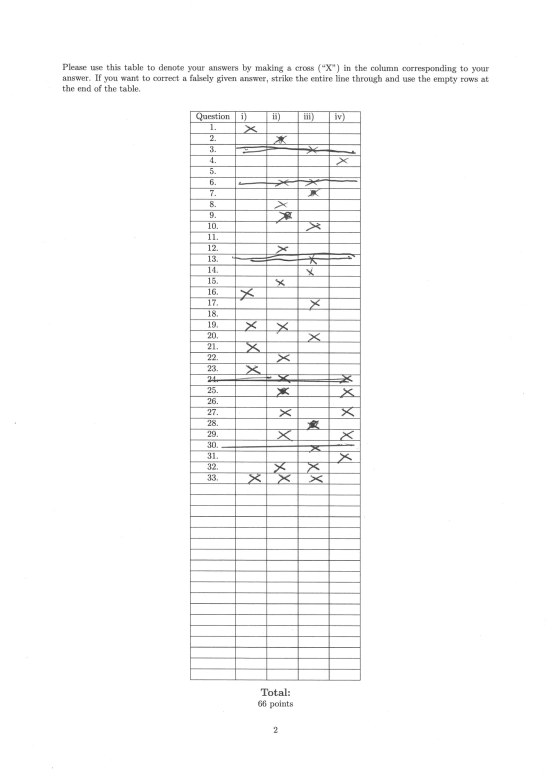
#> input picture scan/scan-04.jpg, 1653 x 2337 px, found by its file name (shown at 1/3 size)
$ python sheet_process.py
#> lines starting #> are read from the running program, lines starting #| are printed output that depends on the picture; after the words box and inside, x2 and y2 are one past the last pixel; in counts of white or black regions, pixels touching at a corner belong together
import numpy as np
import cv2 as cv
from . import geometry
import time
import os
# from .digits_recognization import DigitsString


class Sheet:
    def __init__(self, imgPath, active_threshold_on=False):
        self.imgPath = imgPath
        # assert(os.path.isabs(imgPath))
        self._activate_threshold_on = active_threshold_on
        self.preprocessImg()
        self.detected_crosses = None

    def preprocessImg(self):
        self.img_original = cv.imread(self.imgPath)
#> self.img_original is the input picture: shape (2337, 1653, 3); min 0, max 255, mean 249.8
        if self.img_original is None:
            raise FileNotFoundError(
                'Image can\'t be loaded with the path:{}'.format(self.imgPath)
            )
        self.img_gray = cv.cvtColor(self.img_original, cv.COLOR_RGB2GRAY)
        self.img_gray_3channel = cv.cvtColor(self.img_gray, cv.COLOR_GRAY2RGB)
        # remove noise
        self.img_blur = cv.GaussianBlur(self.img_gray, (5, 5), 0)

        # use activate threshold only in necessary case
        if self._activate_threshold_on:
            self.img_bi = cv.adaptiveThreshold(
                self.img_blur, 255, cv.ADAPTIVE_THRESH_GAUSSIAN_C,
                cv.THRESH_BINARY_INV, 11, 2)
        else:
            _, self.img_bi = cv.threshold(
                self.img_blur, 210, 255, cv.THRESH_BINARY_INV)
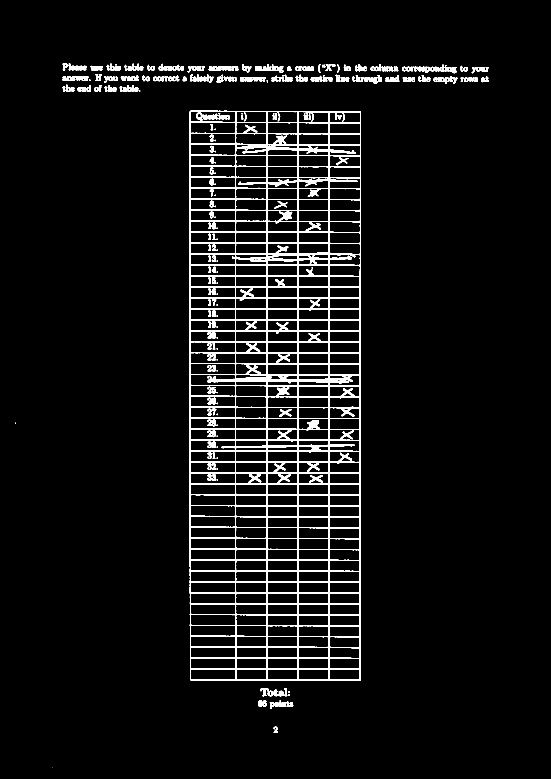
#> self.img_bi: shape (2337, 1653) (shown at 1/3 size); 4.8% white; 232 white regions (54 under 20 px), largest, box (x1, y1, x2, y2) and area: (569, 332, 1083, 2042) 149060, (187, 229, 266, 243) 776, (720, 231, 798, 244) 761
        pass


# class CoverSheet(Sheet):
#     # def __init__(self, ROI, *args, **kwargs):
#     #     super().__init__(*args, **kwargs)
#     #     self.digits_string = DigitsString(
#     #         self.img_bi[ROI[0]:ROI[1], ROI[2]:ROI[3]].copy())
#     pass


class AnswerSheet(Sheet):
    def __init__(
            self,
            img_path,
            nquestions=33,
            save_result=True,
            dst_dir_path='results/',
            dst_file_name=None,
            *args,
            **kwargs):
        self.nquestions = nquestions
        if dst_file_name is None:
            self.dst_img_path = os.path.join(
                dst_dir_path,
                os.path.basename(img_path))
        else:
            self.dst_img_path = os.path.join(
                dst_dir_path,
                dst_file_name)
        self.save_result = save_result
        self.table_info = {'cell_w': None,
                           'cell_h': None,
                           'left_up_corner': [None, None]}  # w,h
        # the answers of this sheet represented as a numpy array
        self.answers = []
        self.default_map = []
        super().__init__(img_path, *args, **kwargs)

    def _findContours(self):
        # set morphology structures size
        structsize = int(self.img_gray.shape[1]/30)
#> structsize = 55

        # hsize for horizontal lines, vsize for vertical lines
        hsize = (structsize, 1)
#> hsize = (55, 1)
        vsize = (1, structsize)
#> vsize = (1, 55)
        # morphology structures
        structure_horizon = cv.getStructuringElement(cv.MORPH_RECT, hsize)
        structure_vertical = cv.getStructuringElement(cv.MORPH_RECT, vsize)
#> structure_vertical = 55 values from 1 to 1

        # erode and dilate images horizontal and vertical
        img_gray_horizon = cv.erode(
            self.img_bi, structure_horizon, (-1, -1))
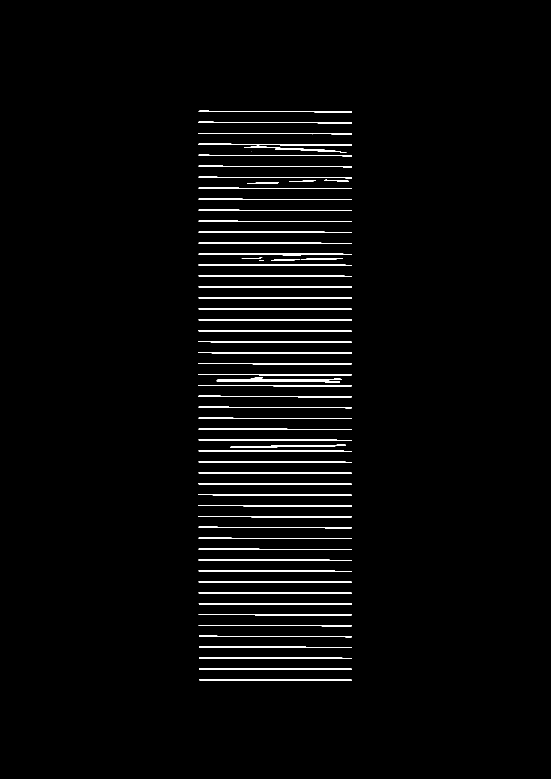
#> img_gray_horizon: shape (2337, 1653) (shown at 1/3 size); 2.1% white; 65 white regions (1 under 20 px), largest, box (x1, y1, x2, y2) and area: (650, 1136, 1026, 1147) 2356, (596, 759, 1056, 767) 1731, (596, 431, 1056, 436) 1663
        img_gray_horizon = cv.dilate(
            img_gray_horizon, structure_horizon, (-1, -1))
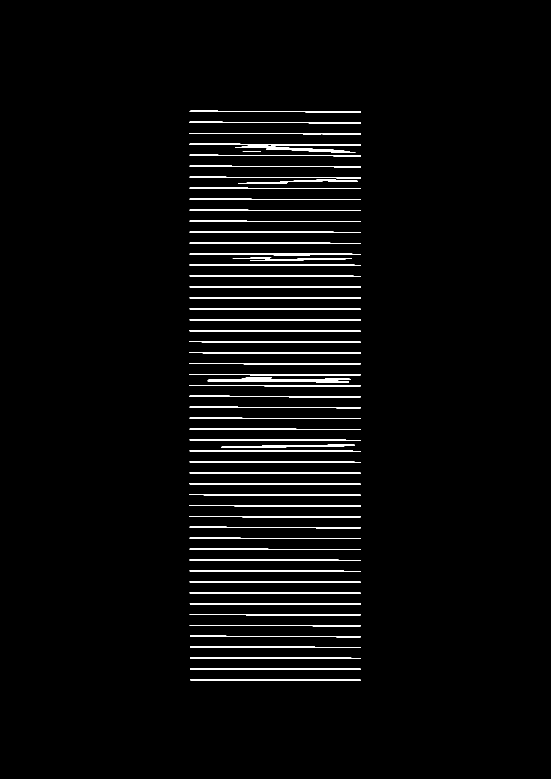
#> img_gray_horizon: shape (2337, 1653) (shown at 1/3 size); 2.6% white; 62 white regions, largest, box (x1, y1, x2, y2) and area: (623, 1136, 1053, 1147) 3004, (569, 759, 1083, 767) 2163, (664, 1334, 1064, 1344) 2053
        # cv.imwrite('D:\img_horizon.png', img_gray_horizon)
        img_gray_vertical = cv.erode(
            self.img_bi, structure_vertical, (-1, -1))
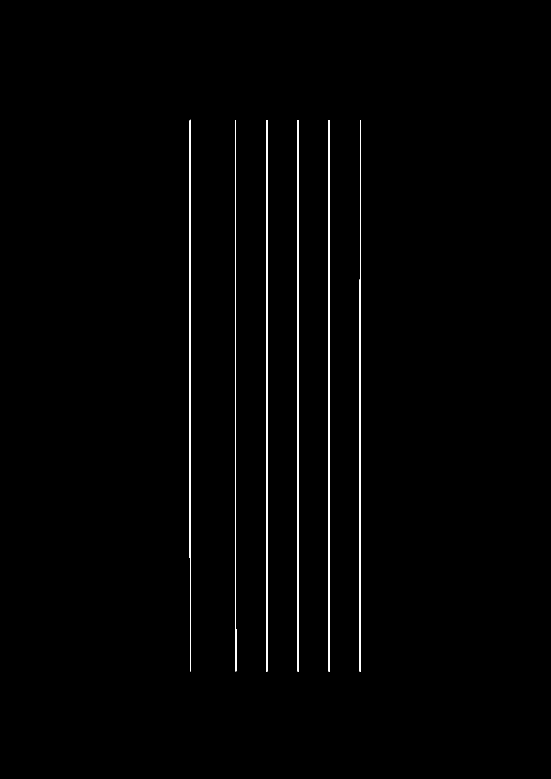
#> img_gray_vertical: shape (2337, 1653) (shown at 1/3 size); 0.84% white; 6 white regions, box (x1, y1, x2, y2) and area: (892, 360, 896, 2015) 6264, (985, 360, 990, 2015) 6252, (705, 360, 709, 2014) 5035, (1079, 361, 1083, 2015) 4993, (799, 360, 802, 2015) 4965, (569, 359, 573, 2014) 4875
        img_gray_vertical = cv.dilate(
            img_gray_vertical, structure_vertical, (-1, -1))
#> img_gray_vertical: shape (2337, 1653); 0.87% white; 6 white regions, box (x1, y1, x2, y2) and area: (985, 333, 990, 2042) 6522, (892, 333, 896, 2042) 6480, (705, 333, 709, 2041) 5251, (1079, 334, 1083, 2042) 5209, (799, 333, 802, 2042) 5127, (569, 332, 573, 2041) 5091
        self.result_binary = cv.addWeighted(
            img_gray_horizon, 1, img_gray_vertical, 1, 0)
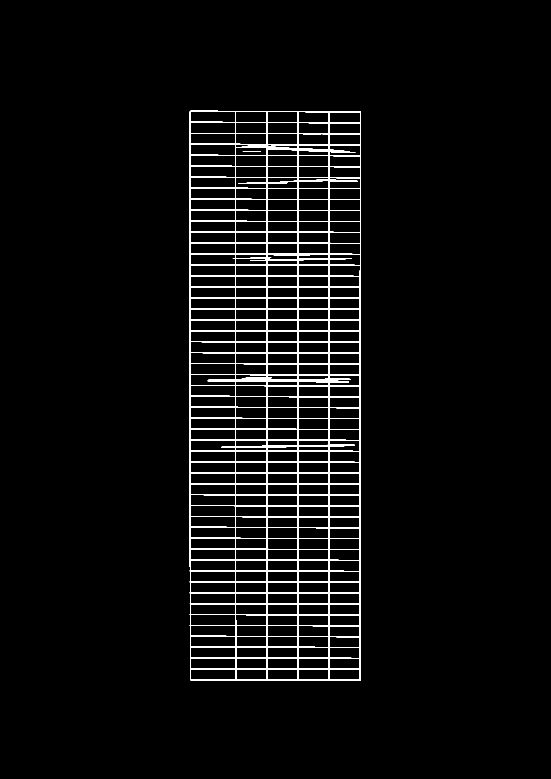
#> self.result_binary: shape (2337, 1653) (shown at 1/3 size); 3.3% white; 2 white regions, box (x1, y1, x2, y2) and area: (569, 332, 1083, 2042) 128726, (728, 455, 783, 456) 55

        # add closing to eliminate the gap in case the horizontal line is broken.
        self.result_binary = cv.morphologyEx(
            self.result_binary, cv.MORPH_CLOSE, np.ones((3, 7)))
#> self.result_binary: shape (2337, 1653); 3.3% white; 2 white regions
        # find contours and be compatible with different version of opencv
        self._contours, self._hierarchy, *_ = cv.findContours(
            self.result_binary, cv.RETR_CCOMP, cv.CHAIN_APPROX_SIMPLE)
#> self._hierarchy = 276 contours, 1 with area under 20; largest, box (x1, y1, x2, y2) and area: (569, 332, 1083, 2042) 874546, (572, 2007, 707, 2039) 4152, (571, 1386, 706, 1418) 4152, (571, 1091, 706, 1123) 4152, (571, 730, 706, 762) 4152

    def findRects(self):
        # make sure contours exists
        if not hasattr(self, '_contours'):
            self._findContours()
        # find all rectangles
        self.rects = []
        for idx, contour in enumerate(reversed(self._contours)):
            # for each closed contour, calculate epsilon for approximation
            epsilon = 0.05 * cv.arcLength(contour, True)
            approx = cv.approxPolyDP(contour, epsilon, True)
            if len(approx) == 4:  # Rectangle has four vertices
                self.rects.append(approx)
#> this loop made 1 pass
#> after the loop, self.rects = []
        # convert to numpy array

    # [279 lines left out: functions mapRects2Table, calculate_cell_w_h, estimate_chopped_lines_center_h, detectCrosses, set_default_map, drawTable and 3 more, not called in this run]

    def run(self):
        starttime = time.time()
        self.findRects()
        self.mapRects2Table()
        self.calculate_cell_w_h()

        self.detectCrosses()
        # self.set_default_map()
        print('Processing sheet:  {}\tneeded time:{:4.3f}s'.
              format(os.path.split(self.imgPath)[-1], time.time()-starttime))


def add_map_info(img, img_original, dst_question_number, loc):
    pass


if __name__ == '__main__':
    # [5 lines of commented-out code are left out]
    testsheet = AnswerSheet('scan/scan-04.jpg')
#> (the run stopped early here; a loop or call above may not have finished)
